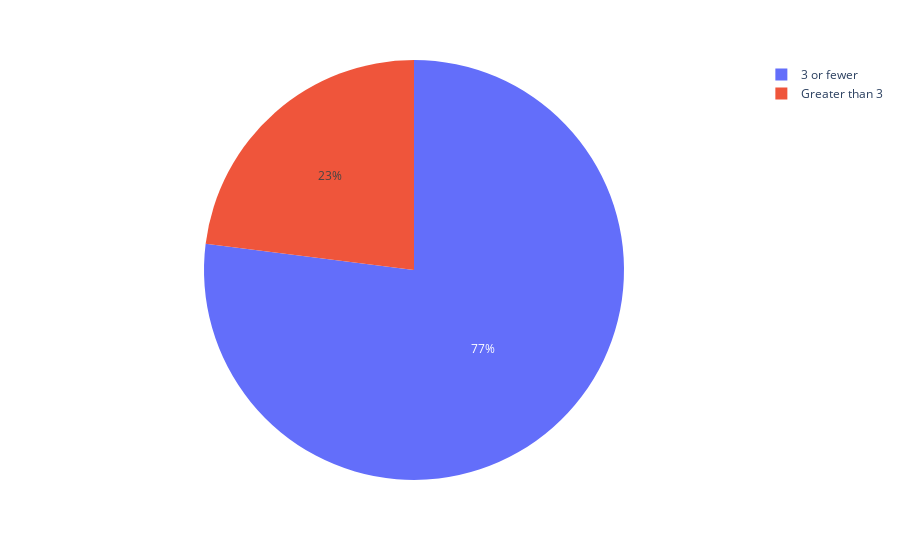

Source (notebook cell):
### Markdown cell above
3. Compare the acceptance rate between those who went to a bar 3 or fewer times a month to those who went more.

### Code cell
print(df_bar_coupons.value_counts('Bar'))
df_bar_coupons_accepted = df_bar_coupons[df_bar_coupons['Y'] == 1]  
count_3_or_fewer = (df_bar_coupons_accepted['Bar'] == '1~3').sum() + (df_bar_coupons_accepted['Bar'] == 'less1').sum()
count_4to8_gt8 = (df_bar_coupons_accepted['Bar'] == '4~8').sum() + (df_bar_coupons_accepted['Bar'] == 'gt8').sum()

x_values = ['3 or fewer', 'Greater than 3']
values = [count_3_or_fewer, count_4to8_gt8]  # Replace with your acceptance rates

sns.barplot(x=x_values, y=values, hue=['green', 'red'])


# Create the pie chart
fig = px.pie(values=values, names=x_values)

# Show the plot
fig.show()

### Figure 1 — Plotly figure (JSON) as saved in the notebook; plotly's stock layout.template omitted (floating-point values rounded to 4 significant figures)
{"data": [{"domain": {"x": [0, 1], "y": [0, 1]}, "hovertemplate": "label=%{label}<br>value=%{value}<extra></extra>", "labels": ["3 or fewer", "Greater than 3"], "legendgroup": "", "name": "", "showlegend": true, "type": "pie", "values": [492, 147]}], "layout": {"autosize": true, "legend": {"tracegroupgap": 0}, "margin": {"t": 60}}}
